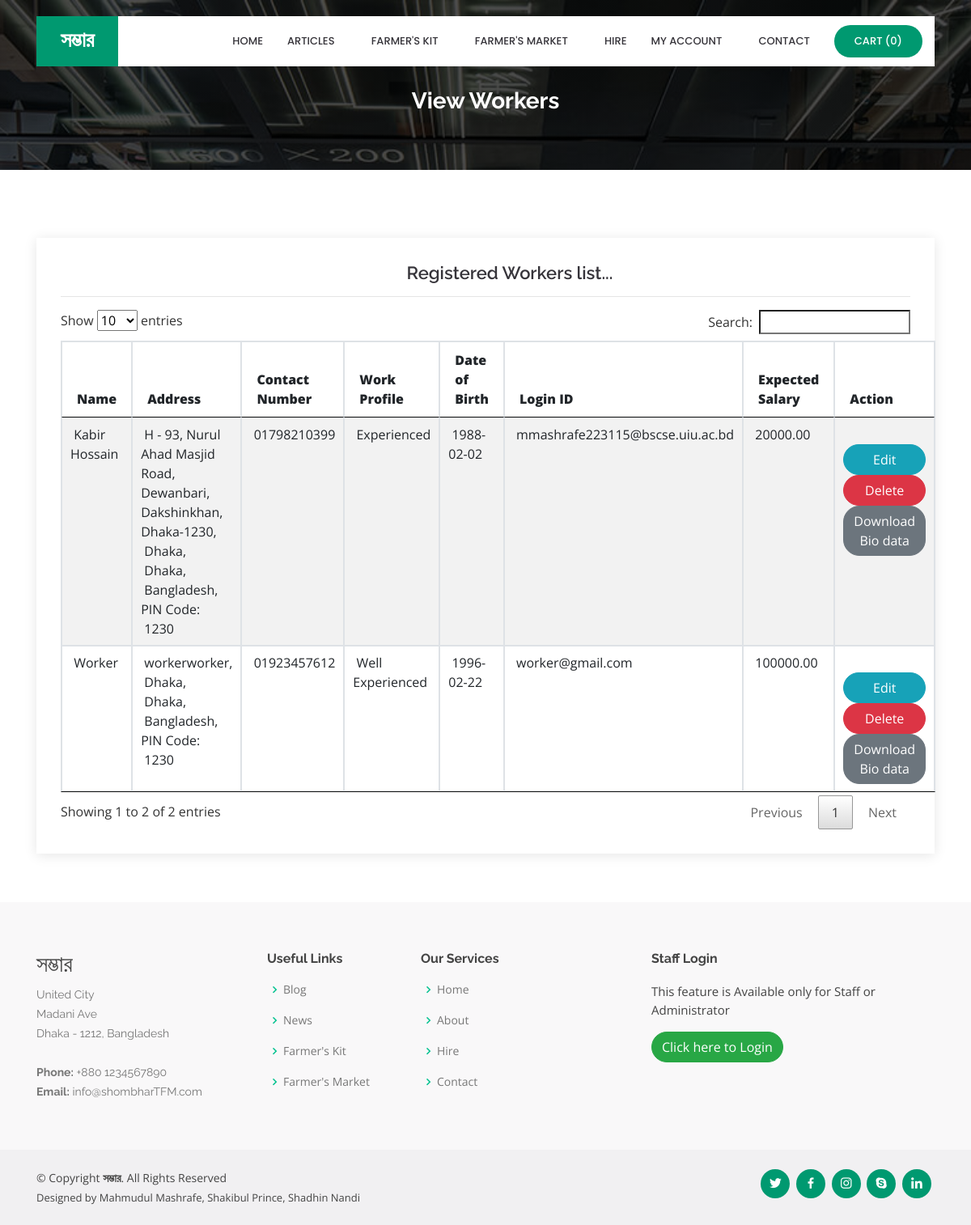
The app's page /viewworker.php with its own data.
### tables this page shows
CREATE TABLE `worker` (
  `worker_id` int(10) NOT NULL,
  `name` varchar(50) NOT NULL,
  `address` text NOT NULL,
  `state_id` int(10) NOT NULL,
  `city_id` int(10) NOT NULL,
  `country_id` int(10) NOT NULL,
  `pincode` varchar(10) NOT NULL,
  `work_profile` text NOT NULL,
  `biodata` varchar(100) NOT NULL,
  `contactno` varchar(15) NOT NULL,
  `date_of_birth` date NOT NULL,
  `login_id` varchar(100) NOT NULL,
  `password` varchar(100) NOT NULL,
  `expected_salary` float(10,2) NOT NULL,
  `status` varchar(10) NOT NULL
);

CREATE TABLE `city` (
  `city_id` int(10) NOT NULL,
  `country_id` int(10) NOT NULL,
  `state_id` int(10) NOT NULL,
  `city` varchar(25) NOT NULL,
  `description` text NOT NULL,
  `status` varchar(10) NOT NULL
);

CREATE TABLE `state` (
  `state_id` int(10) NOT NULL,
  `country_id` int(10) NOT NULL,
  `state` varchar(25) NOT NULL,
  `description` text NOT NULL,
  `status` varchar(10) NOT NULL
);

CREATE TABLE `country` (
  `country_id` int(10) NOT NULL,
  `country` varchar(25) NOT NULL,
  `description` text NOT NULL,
  `status` varchar(10) NOT NULL
);

### viewworker.php (the view, shortened to what this page needs)
<?php
include("header.php");
?>
  <main id="main">
    <section id="cta" class="cta">
      <div class="container">
        <div class="text-center" data-aos="zoom-in">
		<br><br>
          <h3>View Workers</h3>
        </div>
      </div>
    </section>
    <section id="contact" class="contact">
      <div class="container">
        <div class="row">
          <div class="col-lg-12" data-aos="fade-up" data-aos-delay="100">
            <div class="info mt-4 ">
		<center><h4>Registered Workers list...</h4></center><hr>
<?php
							 $sql = "SELECT * FROM worker";
							  $qsql = mysqli_query($con,$sql);
							  if(mysqli_num_rows($qsql)  == 0)
									{
										echo "<center>There is no worker to display!!</center>";
									}
									else
									{
							?>
							<table ID="datatable" class="table table-striped table-bordered"  style="width:100%">
								<THEAD>
							  <tr>
						      <th><strong>Name</strong></th>
						      <th><strong>Address</strong></th>
                                 <th><strong>Contact Number</strong></th>
						      <th><strong>Work Profile</strong></th>
						      <th><strong>Date of Birth</strong></th>
						      <th><strong>Login ID</strong></th>
						      <th><strong>Expected Salary</strong></th>
                               <th><strong>Action</strong></th>
						      </tr>
								</THEAD>
								<TBODY>
<?php
							  while($rs = mysqli_fetch_array($qsql))
							  {
	  $sql1 = "SELECT * FROM country WHERE country_id='$rs[country_id]'";
								  $qsql1 = mysqli_query($con,$sql1);
								  $rs1 = mysqli_fetch_array($qsql1);
								  $sql2 = "SELECT * FROM state WHERE state_id='$rs[state_id]'";
								  $qsql2 = mysqli_query($con,$sql2);
								  $rs12 = mysqli_fetch_array($qsql2);
								  $sql3 = "SELECT * FROM city WHERE city_id='$rs[city_id]'";
								  $qsql3 = mysqli_query($con,$sql3);
								  $rs13 = mysqli_fetch_array($qsql3);
							  echo "
						    <tr>
						      <td>&nbsp;$rs[name]</td>
						      <td>&nbsp;$rs[address], <br>
						      &nbsp;$rs13[city],<br>
							  &nbsp;$rs12[state],<br>
							  &nbsp;$rs1[country],<br>
						      PIN Code: &nbsp;" . $rs['pincode'] . " </td>
							   <td>&nbsp;$rs[contactno]</td>
						      <td>&nbsp;$rs[work_profile]</td>
						      <td>&nbsp;$rs[date_of_birth]</td>
						      <td>&nbsp;$rs[login_id]</td>
						      <td>&nbsp;$rs[expected_salary]</td>
						      <td>&nbsp;
							  <a href='worker.php?editid=$rs[worker_id]' class='btn btn-info' style='width: 100%;'>Edit</a>
							  <a href='viewworker.php?deleteid=$rs[worker_id]' onclick='return delconfirm()' class='btn btn-danger' style='width: 100%;'>Delete</a><br>
<a href='imgworker/$rs[biodata]' class='btn btn-secondary' style='width: 100%;'>Download Bio data</a>
							  </td>
					        </tr>";
							  }
							  ?>
								</TBODY>
						  </table>
						<?php
						 }
						?>
            </div>
		  </div>
        </div>
      </div>
    </section>
  </main>
<?php
include("footer.php");
?>

### assets/css/style.css (style rules this page uses)
body { font-family: "Open Sans", sans-serif; color: #444444; }
a { color: #009970; }
h1, h2, h3, h4, h5, h6 { font-family: "Raleway", sans-serif; }
section { padding: 60px 0; overflow: hidden; }
.cta { background: linear-gradient(rgba(2, 2, 2, 0.7), rgba(0, 0, 0, 0.7)), url("../img/cta-bg.jpg") fixed center center; background-size: cover; padding: 60px 0; }
.cta h3 { color: #fff; font-size: 28px; font-weight: 700; }
.contact .info { padding: 30px; width: 100%; background: #fff; box-shadow: 0px 2px 15px rgba(0, 0, 0, 0.1); }
.contact .info h4 { padding: 0 0 0 60px; font-size: 22px; font-weight: 600; margin-bottom: 5px; color: #36343a; }
button, .btn { border-radius: 20px; transition: all 0.3s ease-in-out; }

### records on screen
worker: name "Kabir Hossain", address "H - 93, Nurul Ahad Masjid Road, Dewanbari, Dakshinkhan, Dhaka-1230", city.city "Dhaka", state.state "Dhaka", country.country "Bangladesh", pincode "1230", contactno "01798210399", work_profile "Experienced", date_of_birth "1988-02-02", login "mmashrafe223115@bscse.uiu.ac.bd", expected_salary "20000.00"
worker: name "Worker", address "workerworker", city.city "Dhaka", state.state "Dhaka", country.country "Bangladesh", pincode "1230", contactno "01923457612", work_profile "Well Experienced", date_of_birth "1996-02-22", login "worker@gmail.com", expected_salary "100000.00"

### other values on screen
$config['PROJECT_TITLE'] "সম্ভার"
mysqli_num_rows($qsqlproduct_purchase_record) "0"
$address "United City"
$address "Madani Ave"
$address "Dhaka - 1212, Bangladesh"
$config['PHONE'][0] "+880 1234567890"
$config['EMAIL'][0] "info@shombharTFM.com"
substr($developersanddesigners, 0, -2) "Mahmudul Mashrafe, Shakibul Prince, Shadhin Nandi"
